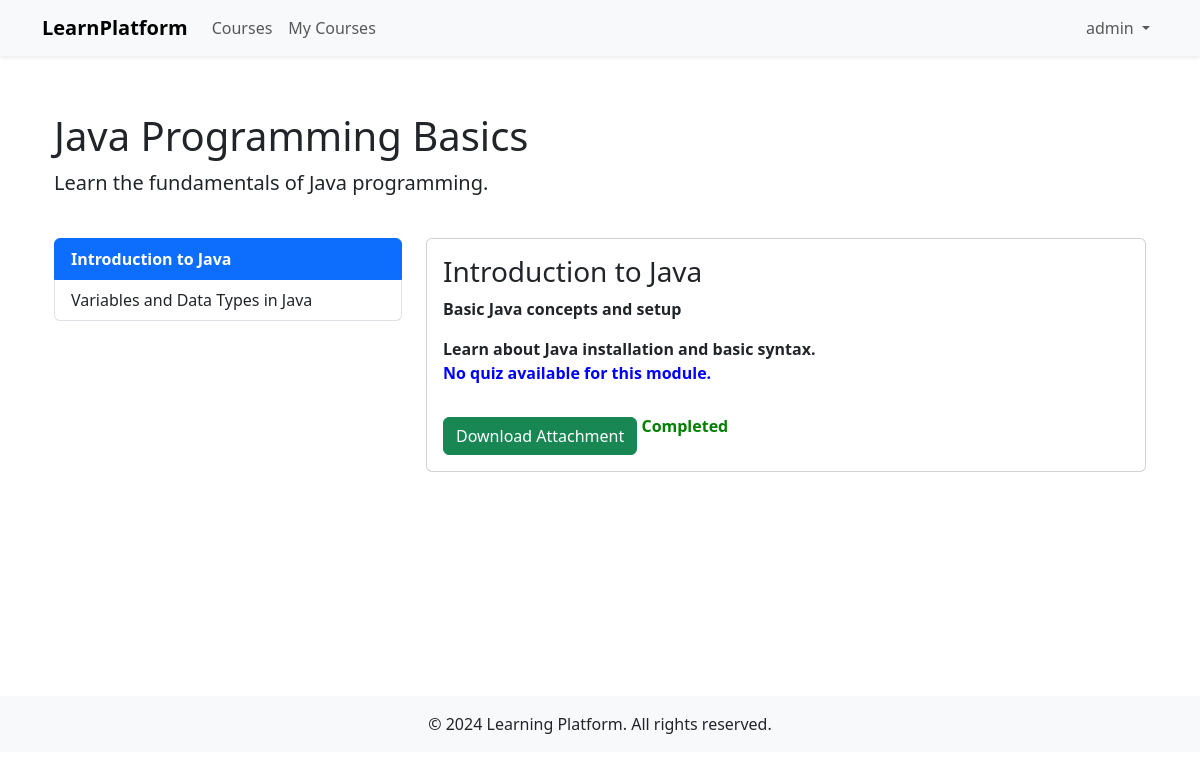
The page /courses/2/content/ (signed in) on the database its author committed.
### app/models.py (models this page shows, shortened)
class Course(models.Model):
    title = models.CharField(max_length=200)
    slug = models.SlugField(max_length=200, unique=True)
    description = models.TextField()
    thumbnail = models.ImageField(upload_to='courses/thumbnails/', blank=True, null=True)
    instructor = models.ForeignKey(User, on_delete=models.CASCADE, related_name='courses_taught')
    price = models.DecimalField(max_digits=7, decimal_places=2)
    duration = models.IntegerField(help_text="Duration in weeks")
    is_active = models.BooleanField(default=True)
    is_featured = models.BooleanField(default=False)
    created_at = models.DateTimeField(auto_now_add=True)
    updated_at = models.DateTimeField(auto_now=True)
    class Meta:
        ordering = ['-created_at']

class Module(models.Model):
    course = models.ForeignKey(Course, on_delete=models.CASCADE, related_name='modules')
    title = models.CharField(max_length=200)
    description = models.TextField(blank=True)
    content = models.TextField()
    order = models.IntegerField(default=0)
    file_attachment = models.FileField(upload_to='courses/attachments/', blank=True, null=True)
    created_at = models.DateTimeField(auto_now_add=True)
    updated_at = models.DateTimeField(auto_now=True)
    class Meta:
        ordering = ['order']

class Progress(models.Model):
    user = models.ForeignKey(User, on_delete=models.CASCADE, related_name='progress')
    module = models.ForeignKey(Module, on_delete=models.CASCADE, related_name='student_progress')
    completed = models.BooleanField(default=False)
    last_accessed = models.DateTimeField(auto_now=True)
    completed_at = models.DateTimeField(null=True, blank=True)
    class Meta:
        unique_together = [['user', 'module']]
        ordering = ['module__order']

### app/views.py (the view)
# urls.py: path('courses/<int:course_id>/content/', views.course_content, name='course_content'),
@login_required
def course_content(request, course_id):
    course = get_object_or_404(Course, id=course_id)
    enrollment = get_object_or_404(Enrollment, user=request.user, course=course)
    modules = Module.objects.filter(course=course).order_by('order')
    progress = Progress.objects.filter(module__in=modules,user=request.user)
    return render(request, 'course_content.html', {
        'course': course,
        'modules': modules,
        'enrollment': enrollment,
        'progress':progress
    })

### templates/course_content.html (shortened to what this page needs)
{% extends 'base.html' %}
{% block content %}
<div class="container mt-4">
    <div class="row">
        <div class="col-12 mb-4">
            <h1>{{ course.title }}</h1>
            <p class="lead">{{ course.description }}</p>
        </div>
        <div class="col-md-4">
            <div class="list-group">
                {% for module in modules %}
                    <a href="#module-{{ module.id }}"
                       class="list-group-item list-group-item-action {% if forloop.first %}active{% endif %}"
                       data-bs-toggle="list"
                       role="tab">
                        {{ module.title }}
                    </a>
                {% endfor %}
            </div>
        </div>
        <div class="col-md-8">
            <div class="tab-content">
                {% for module in modules %}
                    <div class="tab-pane fade {% if forloop.first %}show active{% endif %}"
                         id="module-{{ module.id }}"
                         role="tabpanel">
                        <div class="card">
                            <div class="card-body">
                                <h3 class="card-title">{{ module.title }}</h3>
                                <p class="card-text">{{ module.description }}</p>
                                <div class="module-content">
                                    {{ module.content|safe }}
                                </div>
                                {% if module.questions.count > 0 %}
                                    <a href="{% url 'quiz_view' module.id %}" class="btn btn-primary mt-3">Take Quiz</a>
                                {% else %}
                                    <p style="color: blue;">No quiz available for this module.</p>
                                {% endif %}
                                {% if module.file_attachment %}
                                    <a href="{{ module.file_attachment.url }}" class="btn btn-success mt-3" download>Download Attachment</a>
                                {% endif %}
                                {% for p in progress %}
                                {% if  p.module_id == module.id and  p.completed   %}
                                <span style="color: green;">Completed</span>
                                {% endif %}
                            {% endfor %}
                        </div>
                    </div>
                </div>
            {% empty %}
                <div class="alert alert-info">
                    No modules available for this course yet.
                </div>
            {% endfor %}
            </div>
        </div>
    </div>
</div>
{% endblock %}

### templates/base.html (shortened to what this page needs)
<!DOCTYPE html>
<html lang="en">
<head>
    <link href="https://cdn.jsdelivr.net/npm/bootstrap@5.3.0/dist/css/bootstrap.min.css" rel="stylesheet">
</head>
<body>
    <nav class="navbar navbar-expand-lg navbar-light bg-light shadow-sm">
        <div class="container">
            <a class="navbar-brand" href="{% url 'home' %}">
                LearnPlatform
            </a>
            <div class="collapse navbar-collapse" id="navbarNav">
                <ul class="navbar-nav me-auto">
                    <li class="nav-item">
                        <a class="nav-link {% if request.resolver_match.url_name == 'course_list' %}active{% endif %}"
                           href="{% url 'course_list' %}">Courses</a>
                    </li>
                    {% if user.is_authenticated %}
                        <li class="nav-item">
                            <a class="nav-link {% if request.resolver_match.url_name == 'my_courses' %}active{% endif %}"
                               href="{% url 'my_courses' %}">My Courses</a>
                        </li>
                    {% endif %}
                </ul>
                <ul class="navbar-nav">
                    {% if user.is_authenticated %}
                        <li class="nav-item dropdown">
                            <a class="nav-link dropdown-toggle" href="#" id="navbarDropdown" role="button"
                               data-bs-toggle="dropdown">
                                {{ user.username }}
                            </a>
                        </li>
                    {% endif %}
                </ul>
            </div>
        </div>
    </nav>
    <main class="main-content">
        <div class="container">
            {% block content %}
            {% endblock %}
        </div>
    </main>
    <footer class="footer">
        <div class="container text-center">
            <p class="mb-0">&copy; {% now "Y" %} Learning Platform. All rights reserved.</p>
        </div>
    </footer>
</body>
</html>

### templates/base.html (style rules this page uses)
.navbar-brand { font-weight: 600; }
.active { font-weight: bold; }
.main-content { min-height: calc(100vh - 160px); padding: 2rem 0; }
.footer { padding: 1rem 0; background-color: #f8f9fa; }

### rows shown on the page
Course: title "Java Programming Basics", description "Learn the fundamentals of Java programming."
Module: title "Introduction to Java", description "Basic Java concepts and setup", content "Learn about Java installation and basic syntax.", shows "No quiz available for this module."
Module: title "Variables and Data Types in Java"
Progress: completed "Completed"

### other values the page prints
{{ user.username }} "admin"
